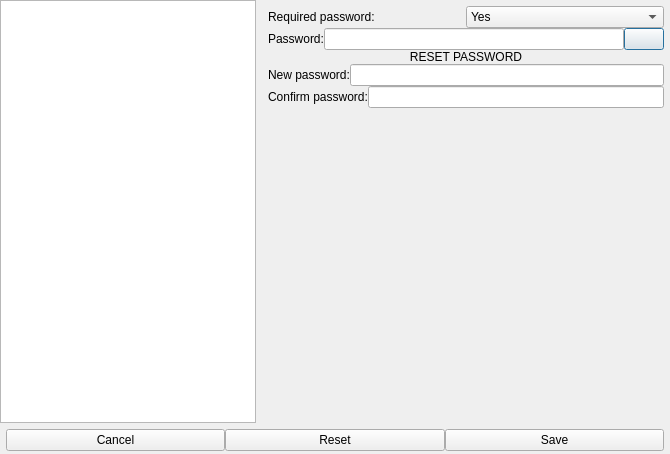
<?xml version="1.0" encoding="UTF-8"?>
<ui version="4.0">
 <class>Dialog</class>
 <widget class="QDialog" name="Dialog">
  <property name="geometry">
   <rect>
    <x>0</x>
    <y>0</y>
    <width>670</width>
    <height>454</height>
   </rect>
  </property>
  <property name="windowTitle">
   <string>Dialog</string>
  </property>
  <layout class="QVBoxLayout" name="mainLayout" stretch="1,0">
   <property name="spacing">
    <number>0</number>
   </property>
   <property name="leftMargin">
    <number>0</number>
   </property>
   <property name="topMargin">
    <number>0</number>
   </property>
   <property name="rightMargin">
    <number>0</number>
   </property>
   <property name="bottomMargin">
    <number>0</number>
   </property>
   <item>
    <layout class="QHBoxLayout" name="settingsLayout" stretch="0,0">
     <item>
      <widget class="QListView" name="usersView">
       <property name="sizePolicy">
        <sizepolicy hsizetype="Fixed" vsizetype="Expanding">
         <horstretch>0</horstretch>
         <verstretch>0</verstretch>
        </sizepolicy>
       </property>
      </widget>
     </item>
     <item>
      <layout class="QVBoxLayout" name="userLayout">
       <property name="sizeConstraint">
        <enum>QLayout::SetDefaultConstraint</enum>
       </property>
       <property name="leftMargin">
        <number>12</number>
       </property>
       <property name="topMargin">
        <number>6</number>
       </property>
       <property name="rightMargin">
        <number>6</number>
       </property>
       <property name="bottomMargin">
        <number>6</number>
       </property>
       <item>
        <layout class="QHBoxLayout" name="requiredpwdLayout">
         <item>
          <widget class="QLabel" name="requiredpwdLabel">
           <property name="text">
            <string>Required password:</string>
           </property>
          </widget>
         </item>
         <item>
          <widget class="QComboBox" name="requiredpwdComboBox">
           <property name="sizePolicy">
            <sizepolicy hsizetype="Preferred" vsizetype="Preferred">
             <horstretch>0</horstretch>
             <verstretch>0</verstretch>
            </sizepolicy>
           </property>
           <item>
            <property name="text">
             <string>Yes</string>
            </property>
           </item>
           <item>
            <property name="text">
             <string>No</string>
            </property>
           </item>
          </widget>
         </item>
        </layout>
       </item>
       <item>
        <layout class="QHBoxLayout" name="pwdLayout">
         <item>
          <widget class="QLabel" name="pwdLabel">
           <property name="text">
            <string>Password:</string>
           </property>
          </widget>
         </item>
         <item>
          <widget class="QLineEdit" name="pwdLineEdit">
           <property name="sizePolicy">
            <sizepolicy hsizetype="Expanding" vsizetype="Preferred">
             <horstretch>0</horstretch>
             <verstretch>0</verstretch>
            </sizepolicy>
           </property>
          </widget>
         </item>
         <item>
          <widget class="QPushButton" name="showPwdButton">
           <property name="sizePolicy">
            <sizepolicy hsizetype="Minimum" vsizetype="Preferred">
             <horstretch>0</horstretch>
             <verstretch>0</verstretch>
            </sizepolicy>
           </property>
           <property name="text">
            <string/>
           </property>
          </widget>
         </item>
        </layout>
       </item>
       <item>
        <widget class="QLabel" name="resetPwdLabel">
         <property name="text">
          <string>RESET PASSWORD</string>
         </property>
         <property name="alignment">
          <set>Qt::AlignCenter</set>
         </property>
        </widget>
       </item>
       <item>
        <layout class="QHBoxLayout" name="newPwdLayout">
         <item>
          <widget class="QLabel" name="newPwdLabel">
           <property name="text">
            <string>New password:</string>
           </property>
          </widget>
         </item>
         <item>
          <widget class="QLineEdit" name="newPwdLineEdit"/>
         </item>
        </layout>
       </item>
       <item>
        <layout class="QHBoxLayout" name="confirmPwdLayuot" stretch="0,0">
         <item>
          <widget class="QLabel" name="confirmPwdLabel">
           <property name="text">
            <string>Confirm password:</string>
           </property>
          </widget>
         </item>
         <item>
          <widget class="QLineEdit" name="confirmPwdLineEdit"/>
         </item>
        </layout>
       </item>
       <item>
        <spacer name="layoutSpacer">
         <property name="orientation">
          <enum>Qt::Vertical</enum>
         </property>
         <property name="sizeHint" stdset="0">
          <size>
           <width>20</width>
           <height>40</height>
          </size>
         </property>
        </spacer>
       </item>
      </layout>
     </item>
    </layout>
   </item>
   <item>
    <layout class="QHBoxLayout" name="buttonsLayout" stretch="1,1,1">
     <property name="leftMargin">
      <number>6</number>
     </property>
     <property name="topMargin">
      <number>6</number>
     </property>
     <property name="rightMargin">
      <number>6</number>
     </property>
     <property name="bottomMargin">
      <number>3</number>
     </property>
     <item>
      <widget class="QPushButton" name="cancelButton">
       <property name="sizePolicy">
        <sizepolicy hsizetype="Preferred" vsizetype="Fixed">
         <horstretch>0</horstretch>
         <verstretch>0</verstretch>
        </sizepolicy>
       </property>
       <property name="text">
        <string>Cancel</string>
       </property>
      </widget>
     </item>
     <item>
      <widget class="QPushButton" name="resetButton">
       <property name="sizePolicy">
        <sizepolicy hsizetype="Preferred" vsizetype="Fixed">
         <horstretch>0</horstretch>
         <verstretch>0</verstretch>
        </sizepolicy>
       </property>
       <property name="text">
        <string>Reset</string>
       </property>
      </widget>
     </item>
     <item>
      <widget class="QPushButton" name="saveButton">
       <property name="sizePolicy">
        <sizepolicy hsizetype="Preferred" vsizetype="Fixed">
         <horstretch>0</horstretch>
         <verstretch>0</verstretch>
        </sizepolicy>
       </property>
       <property name="text">
        <string>Save</string>
       </property>
      </widget>
     </item>
    </layout>
   </item>
  </layout>
 </widget>
 <resources/>
 <connections/>
</ui>
